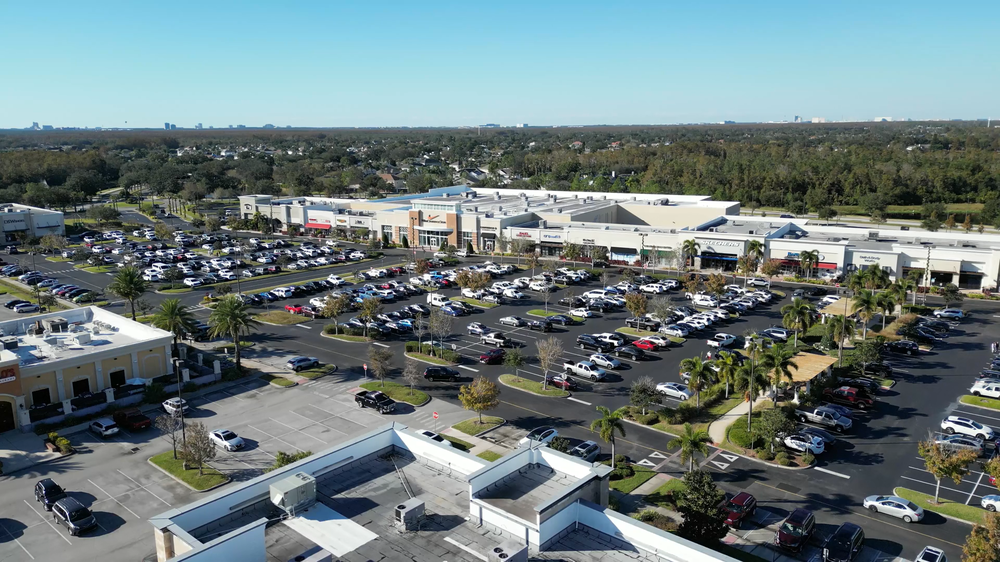
#> input picture opencv/template_matching/images/search.png, 1000 x 562 px, shrunk from 1920 x 1080 before the run
$ python template_matching.py
#> lines starting #> are read from the running program, lines starting #| are printed output that depends on the picture
import cv2

from rich import print
from rich.console import Console
console = Console()

console.print(rf" {'#'*20} TEMPLATE MATCHING WITH OPENCV {'#'*20} ", style="bold green")

def preprocess(image):
    if len(image.shape) == 3:
        gray = cv2.cvtColor(image, cv2.COLOR_BGR2GRAY)
    else:
        gray = image.copy()

    denoised = cv2.medianBlur(gray, 3)
    clahe = cv2.createCLAHE(clipLimit=2.0, tileGridSize=(8, 8))
    enhanced = clahe.apply(denoised)
    normalized = cv2.normalize(enhanced, None, 0, 256, cv2.NORM_MINMAX)

    return normalized


search_image_name = input('Enter Path and Name Source Image(Search): ')
#> the answer given: images/search.png
template_image_name = input('Enter Path and Name Target Image(Template): ')
#> the answer given: images/template.png
threshold = float(input('Enter Threshold(float): '))
#> the answer given: 100

search_image = cv2.imread(search_image_name)
#> search_image is the input picture: shape (562, 1000, 3); mean B, G, R 127, 125.5, 109.6
template_image = cv2.imread(template_image_name, cv2.IMREAD_GRAYSCALE)
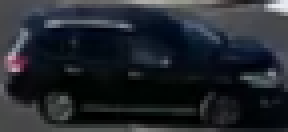
#> input picture opencv/template_matching/images/template.png, 72 x 33 px (shown 4 times larger)
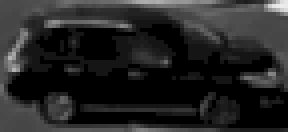
#> template_image: shape (33, 72) (shown 4 times larger); min 0, max 236, mean 37.1

search_image_gray = search_image.copy()

search_image_gray = cv2.cvtColor(search_image_gray, cv2.COLOR_BGR2GRAY)
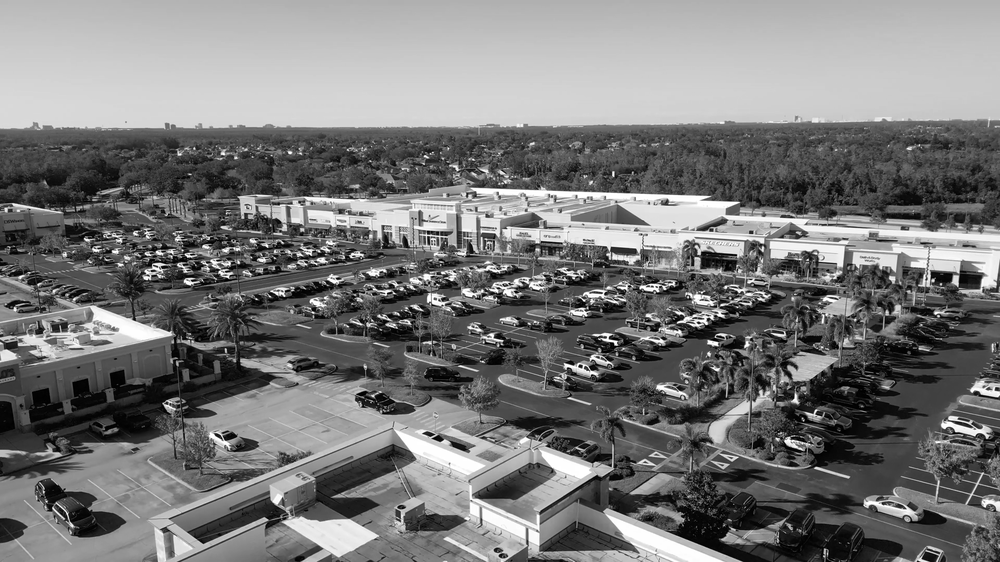
#> search_image_gray: shape (562, 1000); min 0, max 255, mean 120.9

result = cv2.matchTemplate(search_image_gray, template_image, cv2.TM_CCOEFF_NORMED)
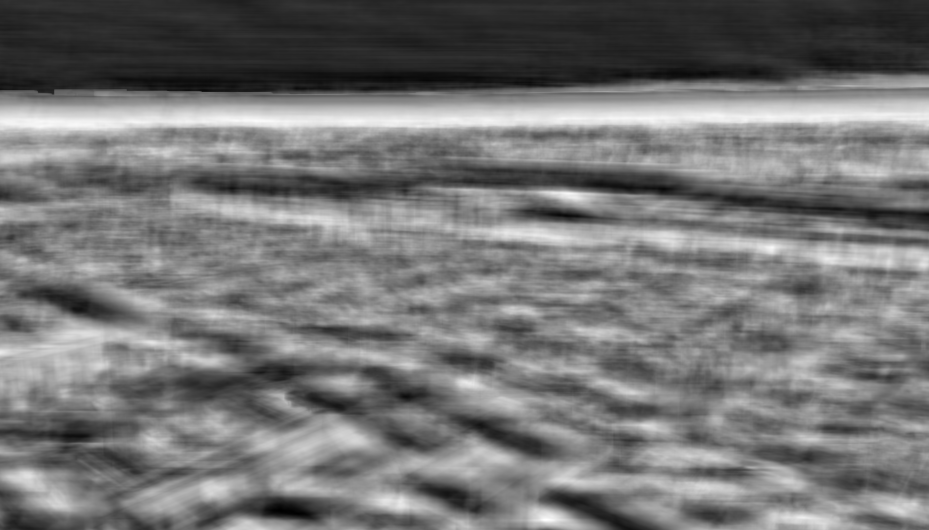
#> result: shape (530, 929) float32; min -0.595, max 0.592, mean -0.0493; drawn with min black and max white

min_val, max_val, min_loc, max_loc = cv2.minMaxLoc(result)
#> min_val = -0.595; max_val = 0.592; min_loc = (279, 510); max_loc = (546, 519)
print(f"Max Value: {max_val} - Max Loc: {max_loc} / Min Value: {min_val}")

# location = np.where(result>=threshold)
template_height, template_width = template_image.shape
#> template_height = 33; template_width = 72

# for pt in zip(*location[::-1]):
#     cv2.putText(search_image, f"Max_Value: {max_val:.2f}", max_loc, 1, 0.5, (255,0,0), 2,)
#     cv2.rectangle(search_image, pt, (pt[0]+template_width, pt[1]+template_height), (0,255,0), 2)

# Show Output
cv2.putText(search_image, f"Max_Value: {max_val:.2f}", (max_loc[0], max_loc[1]-5), 1, 1, (0,255,0), 2,)
cv2.rectangle(search_image, max_loc, (max_loc[0]+template_width, max_loc[1]+template_height), (0,255,0), 2)
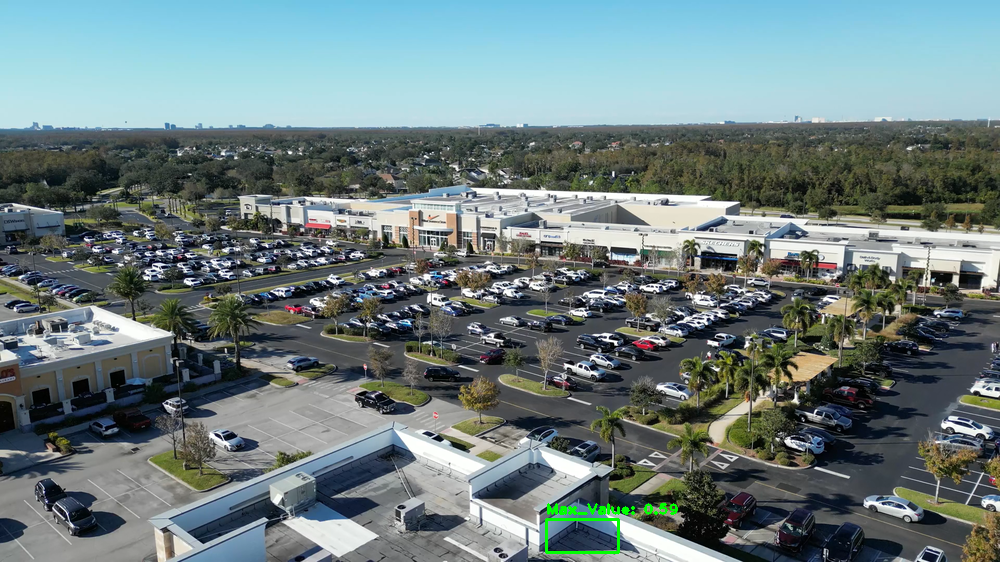
#> search_image: shape (562, 1000, 3); mean B, G, R 126.7, 125.8, 109.3

cv2.imwrite("./outputs/python_output.jpg", search_image)
cv2.namedWindow("Template Matching Output", cv2.WINDOW_FREERATIO)
cv2.imshow("Template Matching Output", search_image)

# Stop the program on the ESC key or 'q'
keyCode = cv2.waitKey(0) & 0xFF
#> (key q is pressed here)
if keyCode == 27 or keyCode == ord('q'):
    cv2.destroyAllWindows()
